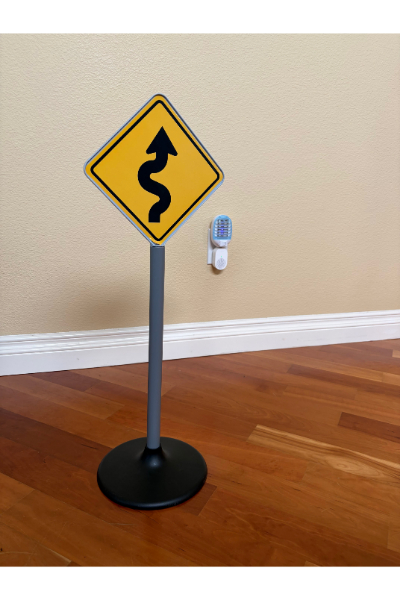
#> input picture input_images/IMG_1807.jpg, 400 x 600 px; its folder holds only this picture in this run
$ python imagevariation.py
#> lines starting #> are read from the running program, lines starting #| are printed output that depends on the picture
from PIL import Image, ImageOps, ImageEnhance, ImageFilter, ImageDraw

from pathlib import Path

import random

import numpy as np

def add_noise(image, amount):
    arr = np.array(image).astype(np.int16)
    noise = np.random.normal(0, amount, arr.shape)
    arr = np.clip(arr + noise, 0, 255).astype(np.uint8)
    return Image.fromarray(arr)

def apply_effect(image, effect):
    angle = None
    if effect == 'grayscale':
        image = ImageOps.grayscale(image).convert('RGB')
    elif effect == 'rotate':
        angle = random.uniform(-25, 25)
        image = image.rotate(angle, resample=Image.Resampling.BICUBIC, fillcolor=(255, 255, 255))
    elif effect == 'brighten':
        image = ImageEnhance.Brightness(image).enhance(random.uniform(1.2, 1.8))
    elif effect == 'dim':
        image = ImageEnhance.Brightness(image).enhance(random.uniform(0.4, 0.8))
    elif effect == 'blur':
        image = image.filter(ImageFilter.GaussianBlur(random.uniform(1, 3)))
    elif effect == 'noise':
        image = add_noise(image, random.uniform(10, 30))

    return image, angle

def process_batch(source_dir, output_dir, effect):
    """Processes all images in a source folder using a selected effect."""
    src_path = Path(source_dir)
    out_path = Path(output_dir)
    out_path.mkdir(parents=True, exist_ok=True)

    # Supported image extensions
    valid_extensions = ('.png', '.jpg', '.jpeg', '.webp')

    for file_path in src_path.iterdir():
        if file_path.suffix.lower() in valid_extensions:
            try:
                # Open and convert to RGB
                with Image.open(file_path) as img:
                    img = img.convert('RGB')

                    # Apply effect
                    modified_img, angle = apply_effect(img, effect)

                    # Save with modified suffix
                    new_filename = f"{file_path.stem}_{effect}{file_path.suffix}"
                    modified_img.save(out_path / new_filename)
                    print(f"Processed: {file_path.name}")

            except Exception as e:
                print(f"Failed to process {file_path.name}: {e}")

# Run the batch process
if __name__ == "__main__":
    process_batch(
        source_dir="input_images",
        output_dir="output_images",
        effect="blur"
    )
#> in process_batch, img is the input picture: PIL image 400x600 RGB; mean R, G, B 177.6, 151.1, 127.4
#> in apply_effect, `image = image.filter(ImageFilter.GaussianBlur(random.uniform(1, 3)))`:
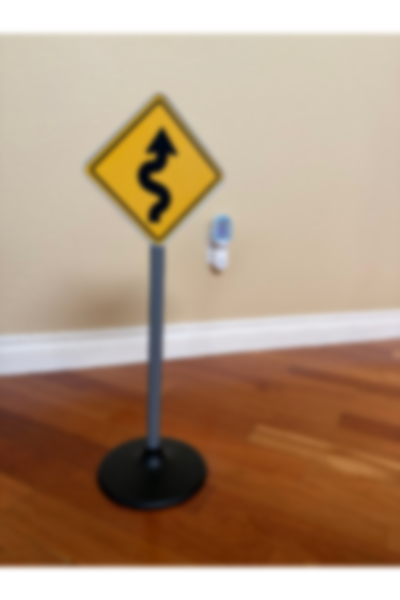
#> image: PIL image 400x600 RGB; mean R, G, B 177.6, 151.1, 127.4
    process_batch(
        source_dir="input_images",
        output_dir="output_images",
        effect="grayscale"
    )
#> call 2 of apply_effect, with effect = 'grayscale'
#> in apply_effect (call 2), `image = ImageOps.grayscale(image).convert('RGB')`:
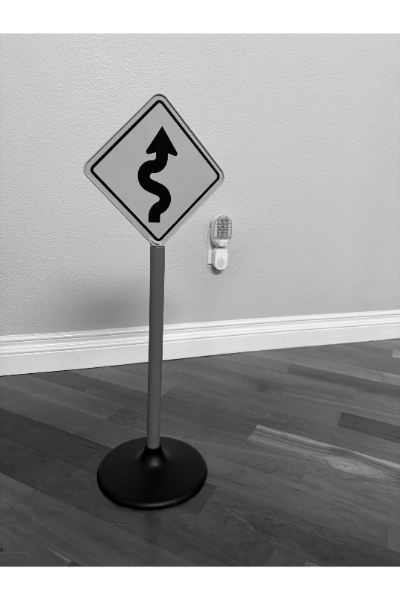
#> image: PIL image 400x600 RGB; min 0, max 255, mean 156.3
    process_batch(
        source_dir="input_images",
        output_dir="output_images",
        effect="rotate"
    )
#> call 3 of apply_effect, with effect = 'rotate'
#> in apply_effect (call 3), `image = image.rotate(angle, resample=Image.Resampling.BICUBIC, fillcol..`:
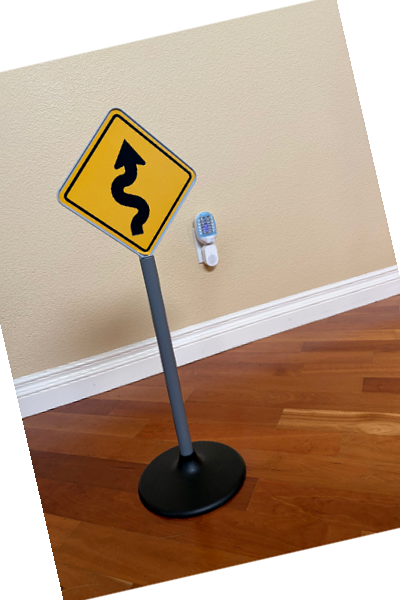
#> image: PIL image 400x600 RGB; mean R, G, B 181.9, 157.4, 135.5
    process_batch(
        source_dir="input_images",
        output_dir="output_images",
        effect="brighten"
    )
#> call 4 of apply_effect, with effect = 'brighten'
#> in apply_effect (call 4), `image = ImageEnhance.Brightness(image).enhance(random.uniform(1.2, 1.8))`:
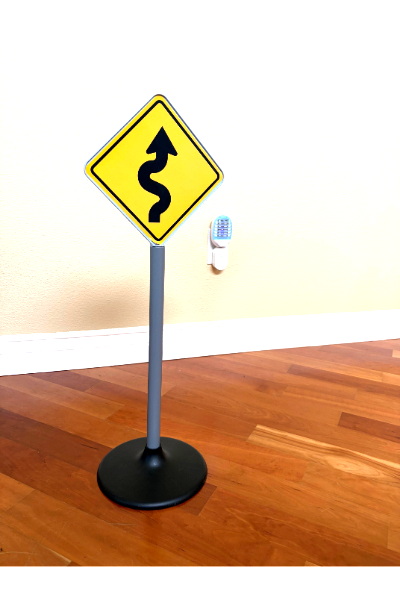
#> image: PIL image 400x600 RGB; mean R, G, B 221.1, 192.3, 165.6
    process_batch(
        source_dir="input_images",
        output_dir="output_images",
        effect="dim"
    )
#> in apply_effect (call 5), `image = ImageEnhance.Brightness(image).enhance(random.uniform(0.4, 0.8))`:
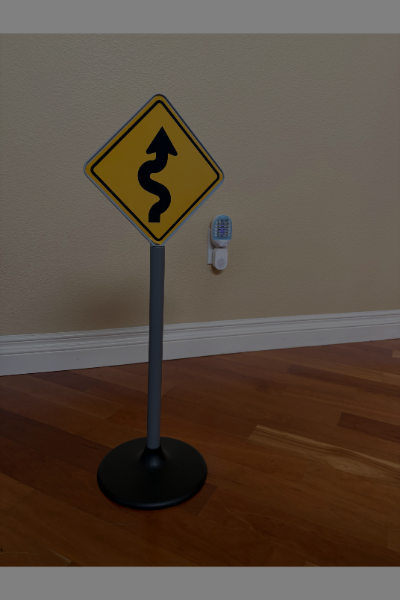
#> image: PIL image 400x600 RGB; mean R, G, B 89, 75.6, 63.8
    process_batch(
        source_dir="input_images",
        output_dir="output_images",
        effect="noise"
    )
#> in add_noise, `arr = np.clip(arr + noise, 0, 255).astype(np.uint8)`:
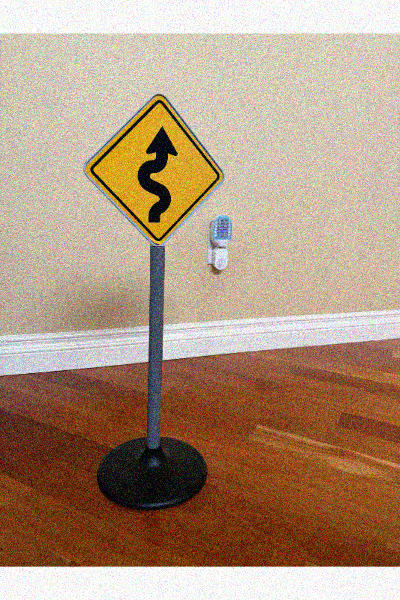
#> arr: shape (600, 400, 3); mean R, G, B 176.4, 149.9, 126.7

$ run again, on input_images/IMG_1812.jpg
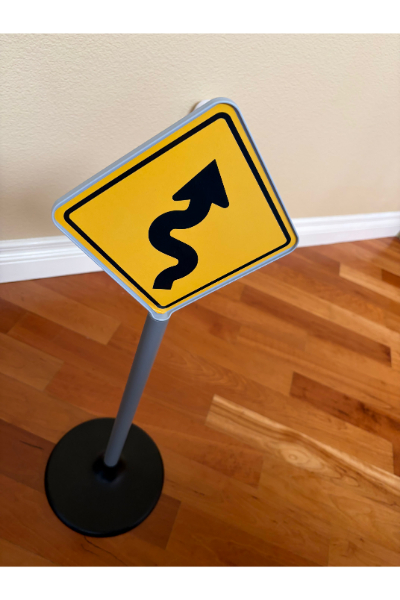
#> input picture input_images/IMG_1812.jpg, 400 x 600 px
#> in process_batch, img is the input picture: PIL image 400x600 RGB; mean R, G, B 176.1, 137.4, 99.8
#> in apply_effect (call 3), `image = image.rotate(angle, resample=Image.Resampling.BICUBIC, fillcol..`:
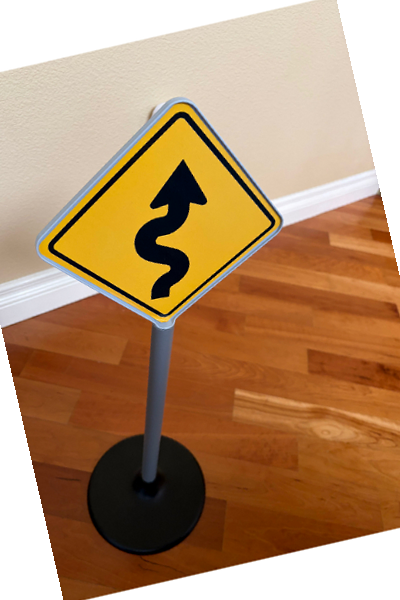
#> image: PIL image 400x600 RGB; mean R, G, B 179.4, 143.1, 107.7
#> in add_noise, `arr = np.clip(arr + noise, 0, 255).astype(np.uint8)`:
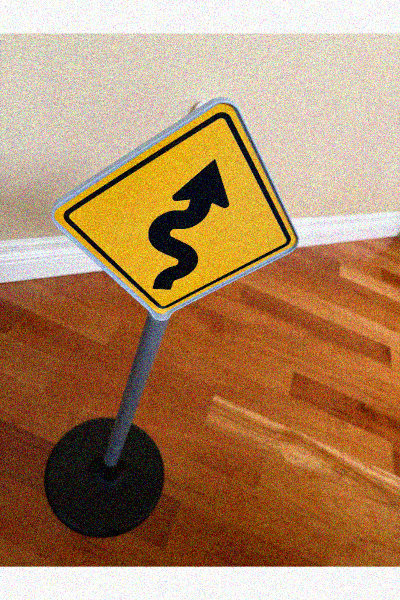
#> arr: shape (600, 400, 3); mean R, G, B 174.8, 136.3, 99.5

$ run again, on input_images/IMG_1813.jpg
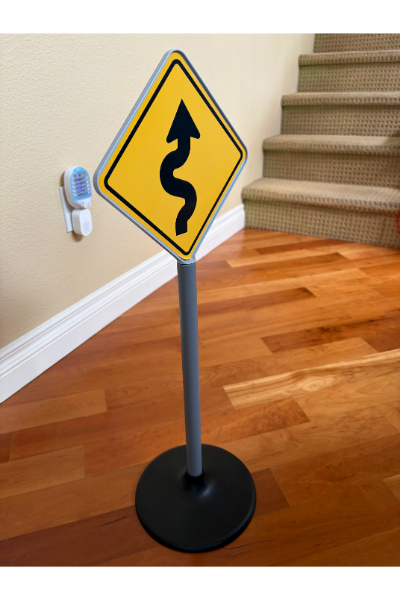
#> input picture input_images/IMG_1813.jpg, 400 x 600 px
#> in process_batch, img is the input picture: PIL image 400x600 RGB; mean R, G, B 172.8, 136.6, 102.7
#> in apply_effect (call 3), `image = image.rotate(angle, resample=Image.Resampling.BICUBIC, fillcol..`:
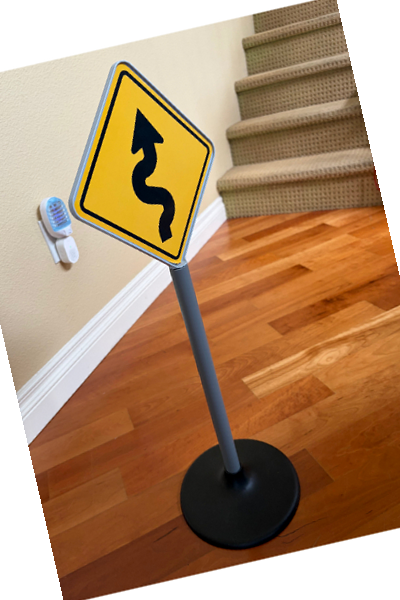
#> image: PIL image 400x600 RGB; mean R, G, B 177, 142.9, 111
#> in add_noise, `arr = np.clip(arr + noise, 0, 255).astype(np.uint8)`:
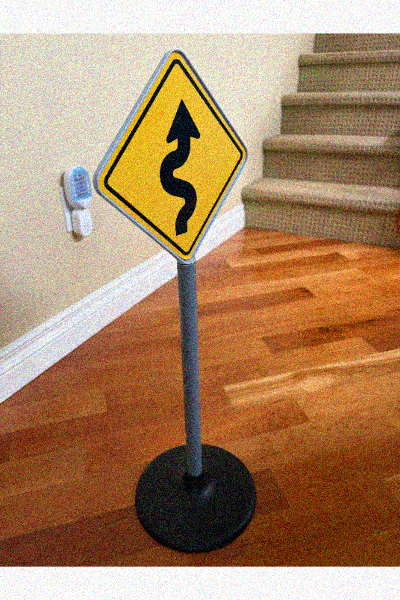
#> arr: shape (600, 400, 3); mean R, G, B 171.4, 135.4, 102.1
